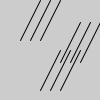
Frame 1 (no input)
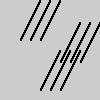
Frame 60 (the mouse pressed at the canvas centre just before this capture)
Frame 120 (the mouse held since frame 60 and released just before this capture): identical to frame 60, image omitted

The Processing sketch that drew these frames (run headless with seeded random() and noise(); from frame 60 on, the mouse is pressed at the canvas centre):

// Processing sketch: Learn_Chapter1_0_06
// ── Learn_Chapter1_0_06.pde
int x = 0;
int y = 55;

void setup() {
size(100,100);
}

void draw(){
 diagonals(40, 90);
 diagonals(60, 62);
 diagonals(20, 40);
 
}

void diagonals(int x, int y) {
line(x, y, x + 20, y-40);
line(x + 10, y, x + 30, y-40);
line(x + 20, y, x + 40, y-40);
}
